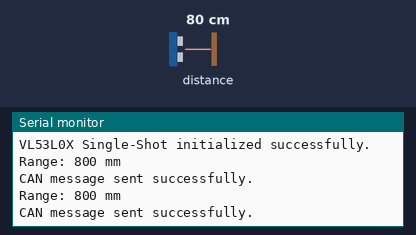
This sketch was run on a simulated Arduino Uno, built with avr-gcc and run on an emulated ATmega328P. Shown: the last lines printed to the serial monitor. Inputs (shaded band) come from the test bench; at power-on: distance to the obstacle 80 cm.

Above: at 1.8 s.
1.9 s: distance to the obstacle set to 2 cm
At 2.7 s:
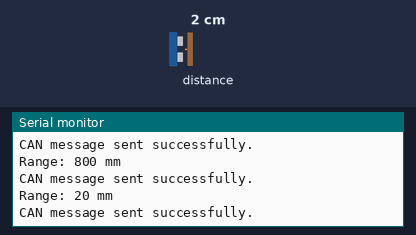
3.4 s: distance to the obstacle set to 4 cm
At 5.0 s:
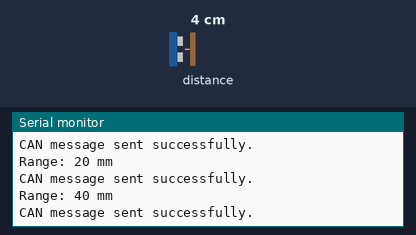
Timing chart, 0 to 6.5 s (numbered marks = the images above; inputs shaded):
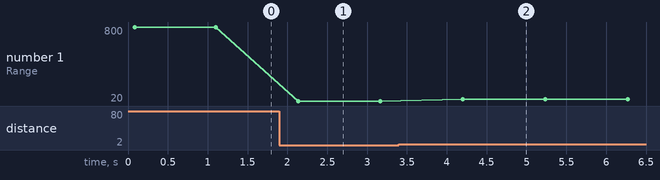

Measured:
- after the input at 1.9 s, the serial monitor: prints a new line after 0.23 s (image 1)
- after the input at 3.4 s, the serial monitor: prints a new line after 0.80 s (image 2)
- plotted number 1: 800 → 20 after the input at 1.9 s, 20 → 40 after the input at 3.4 s

The sketch:

Single.ino
```cpp
#include <Wire.h>
#include <VL53L0X.h>
#include <CAN.h>

VL53L0X sensor;

// Device and Sensor Configuration
const uint8_t DEVICE_ADDRESS = 0x04;            // Unique ID for this sensor node
const uint8_t SENSOR_TYPE_VL53L0X_SINGLE = 0x04; // Identifier for VL53L0X Single-Shot
const uint8_t DATA_PARAMETERS = 0x01;           // Number of data parameters (1: Range)

// CAN Configuration
const uint32_t CAN_ID = 0x301;                  // CAN ID for VL53L0X Single-Shot
const uint8_t CAN_DATA_LENGTH = 8;              // Length of CAN data in bytes

// Diagnostic Flags
uint8_t firmwareFlags = 0x01;                   // Firmware version 1
uint8_t hardwareFlags = 0x00;                   // Initialize hardware flags

// Function to calculate checksum
uint8_t calculateChecksum(uint8_t data[], uint8_t length) {
    uint16_t sum = 0;
    for (uint8_t i = 0; i < length; i++) {
        sum += data[i];
    }
    return (uint8_t)(sum & 0xFF);
}

void setup()
{
    Serial.begin(9600);
    while (!Serial) {
        ; // Wait for Serial to initialize
    }

    Wire.begin();

    // Initialize CAN bus at 500 kbps
    if (!CAN.begin(500E3)) { // 500 kbps
        Serial.println("CAN bus initialization failed.");
        while (1); // Halt if CAN initialization fails
    }

    Serial.println("CAN bus initialized successfully.");

    sensor.setTimeout(500);
    if (!sensor.init())
    {
        Serial.println("Failed to detect and initialize VL53L0X!");
        hardwareFlags |= 0x01; // Set hardware error flag
        while (1) {}
    }

#if defined LONG_RANGE
    // lower the return signal rate limit (default is 0.25 MCPS)
    sensor.setSignalRateLimit(0.1);
    // increase laser pulse periods (defaults are 14 and 10 PCLKs)
    sensor.setVcselPulsePeriod(VL53L0X::VcselPeriodPreRange, 18);
    sensor.setVcselPulsePeriod(VL53L0X::VcselPeriodFinalRange, 14);
    firmwareFlags |= 0x02; // Set firmware flag for long range mode
#endif

#if defined HIGH_SPEED
    // reduce timing budget to 20 ms (default is about 33 ms)
    sensor.setMeasurementTimingBudget(20000);
    firmwareFlags |= 0x04; // Set firmware flag for high speed
#elif defined HIGH_ACCURACY
    // increase timing budget to 200 ms
    sensor.setMeasurementTimingBudget(200000);
    firmwareFlags |= 0x08; // Set firmware flag for high accuracy
#endif

    Serial.println("VL53L0X Single-Shot initialized successfully.");
}

void loop()
{
    uint16_t range = sensor.readRangeSingleMillimeters();
    bool timeout = sensor.timeoutOccurred();

    // Output the results to Serial for debugging
    Serial.print("Range: ");
    Serial.print(range);
    Serial.print(" mm");
    if (timeout) { Serial.print(" TIMEOUT"); }
    Serial.println();

    // Update diagnostic flags based on sensor status
    updateDiagnosticFlags(range, timeout);

    // Prepare CAN frame data
    uint8_t canData[8] = {0}; // Initialize all bytes to 0

    // Assign Device Address, Sensor Type, and Data Parameters
    canData[0] = DEVICE_ADDRESS;
    canData[1] = SENSOR_TYPE_VL53L0X_SINGLE;
    canData[2] = DATA_PARAMETERS;

    // Assign Range Data (big-endian)
    canData[3] = highByte(range);
    canData[4] = lowByte(range);

    // Assign Firmware and Hardware Flags
    canData[5] = firmwareFlags;
    canData[6] = hardwareFlags;

    // Calculate checksum for bytes 0-6
    canData[7] = calculateChecksum(canData, 7);

    // Send the CAN frame
    CAN.beginPacket(CAN_ID);
    CAN.write(canData, CAN_DATA_LENGTH); // Write the 8 bytes
    if (CAN.endPacket()) {
        Serial.println("CAN message sent successfully.");
    } else {
        Serial.println("Error sending CAN message.");
    }

    delay(1000);
}

// Function to update diagnostic flags based on sensor status
void updateDiagnosticFlags(uint16_t range, bool timeout)
{
    // Set hardware flag if timeout occurs
    if (timeout) {
        hardwareFlags |= 0x02; // Set bit 1 to indicate timeout
    } else {
        hardwareFlags &= ~0x02; // Clear bit 1
    }

    // Set firmware flag if range exceeds a threshold
    if (range > 3000) {
        firmwareFlags |= 0x10; // Set bit 4 to indicate range exceeds threshold
    } else {
        firmwareFlags &= ~0x10; // Clear bit 4
    }
}
```
